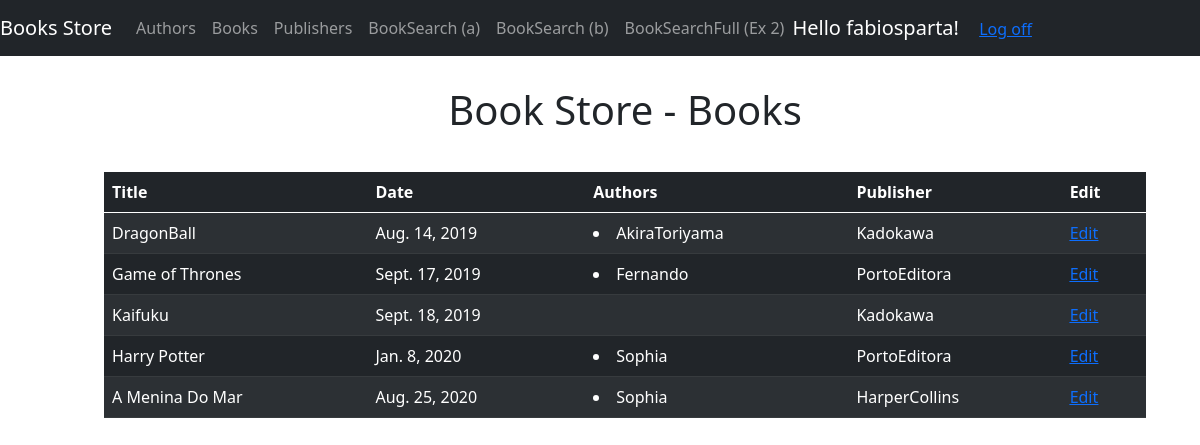
The app's page /books (signed in) with its own data.
### booksApp/models.py (models this page shows, shortened)
class Book(models.Model):
    title = models.CharField(max_length=100)
    date = models.DateField()
    authors = models.ManyToManyField(Author)
    publisher = models.ForeignKey(Publisher, on_delete=models.CASCADE)

class Author(models.Model):
    name = models.CharField(max_length=70)
    email = models.EmailField()

class Publisher(models.Model):
    name = models.CharField(max_length=70)
    city = models.CharField(max_length=50)
    country = models.CharField(max_length=50)
    website = models.URLField()
    def __str__(self):
        return self.name

### booksApp/views.py (the view)
# urls.py: path('books', views.books, name='books'),
def books(request):
    tparams = {
        'title': 'Books',
        'books': Book.objects.all()
    }
    return render(request, 'Books.html', tparams)

### templates/Books.html (shortened to what this page needs)
{% extends "layout.html" %}
{% block content %}
    <div class="container">
        <h1 style="text-align: center; padding-bottom: 30px; padding-top: 20px"> Book Store - Books </h1>
    {% if books %}
        <table class="table table-dark table-striped">
  <thead>
    <tr>
      <th scope="col">Title</th>
      <th scope="col">Date</th>
      <th scope="col">Authors</th>
      <th scope="col">Publisher</th>
        <th scope="col">Edit</th>
    </tr>
  </thead>
  <tbody>
   {%  for book in books %}
    <tr>
    <td>{{ book.title }}</td>
    <td>{{ book.date }}</td>
    <td>{% for a in book.authors.all %}
                    <li style="text-decoration: none"> {{ a.name }}</li>
                {% endfor %}</td>
    <td>{{ book.publisher }}</td>
    {% if user.is_authenticated and  user.is_superuser %}
        <td> <a href="/edit/book/{{ book.title }}">  <u> Edit </u>  </a> </td>
    {% else %}
        <td> <a onclick="denyEditAlert()">  <u> Edit </u>  </a> </td>
    {% endif %}
    </tr>
    {% endfor %}
  </tbody>
</table>
    {% else %}
    <p> Did not find any result.</p>
    {% endif %}
    </div>
{% endblock %}
{% block scripts %}
    {% load static %}
{% endblock %}

### templates/loginpartial.html (shortened to what this page needs)
{% if user.is_authenticated %}
<form id="logoutForm" action="/logout" method="get" class="form-inline my-2 my-lg-0">
    <span class="navbar-brand">Hello {{ user.username }}!</span>
    <a href="javascript:document.getElementById('logoutForm').submit()">Log off</a>
</form>
{% else %}
<ul class="navbar-nav navbar-right">
    <li><a href="{% url 'login' %}">Log in</a></li>
</ul>
{% endif %}

### templates/layout.html (style rules this page uses)
body { padding: 50px 30px 50px 80px; }

### records on screen
Book: title "DragonBall", date "Aug. 14, 2019", publisher "Kadokawa"
Author: name "AkiraToriyama"
Book: title "Game of Thrones", date "Sept. 17, 2019", publisher "PortoEditora"
Author: name "Fernando"
Book: title "Kaifuku", date "Sept. 18, 2019", publisher "Kadokawa"
Book: title "Harry Potter", date "Jan. 8, 2020", publisher "PortoEditora"
Author: name "Sophia"
Book: title "A Menina Do Mar", date "Aug. 25, 2020", publisher "HarperCollins"

### other values on screen
{{ user.username }} "fabiosparta"
